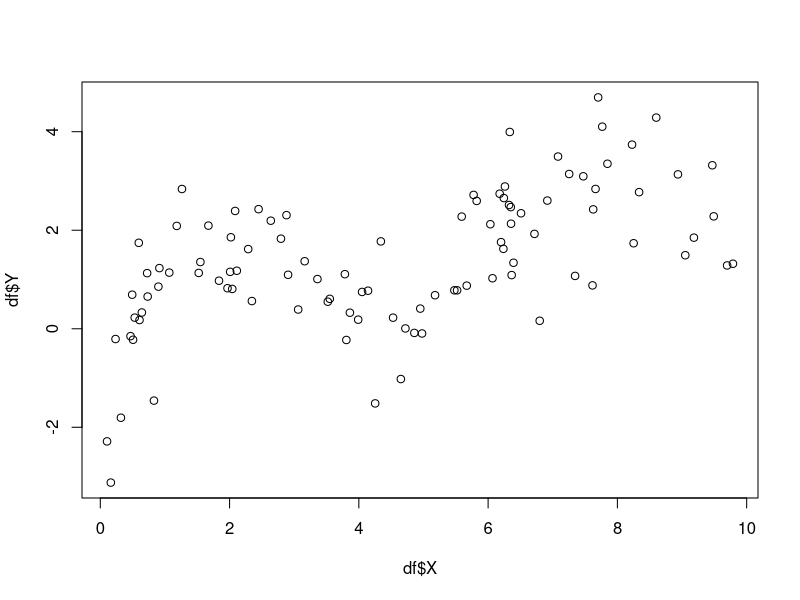
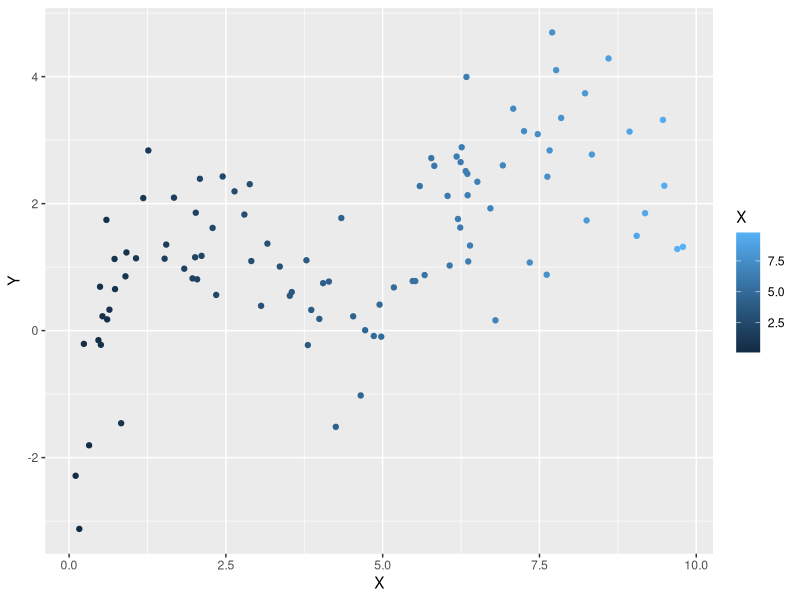
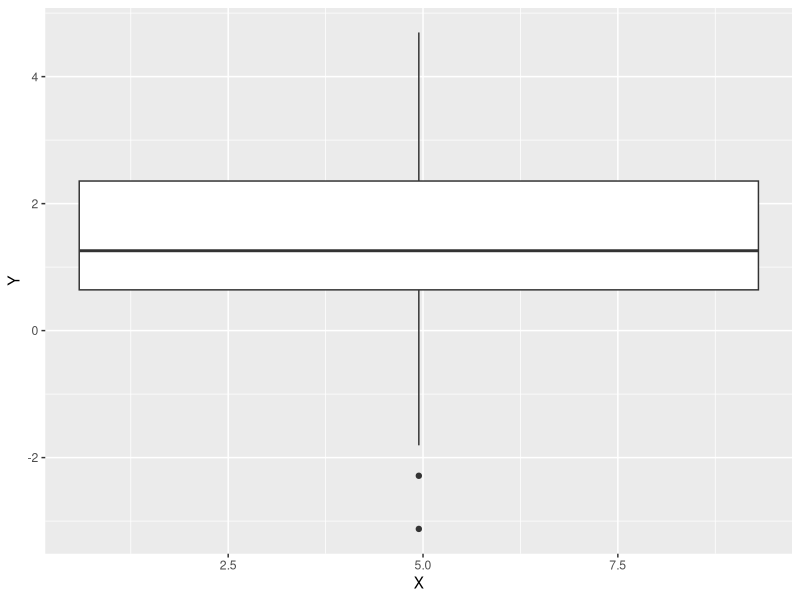
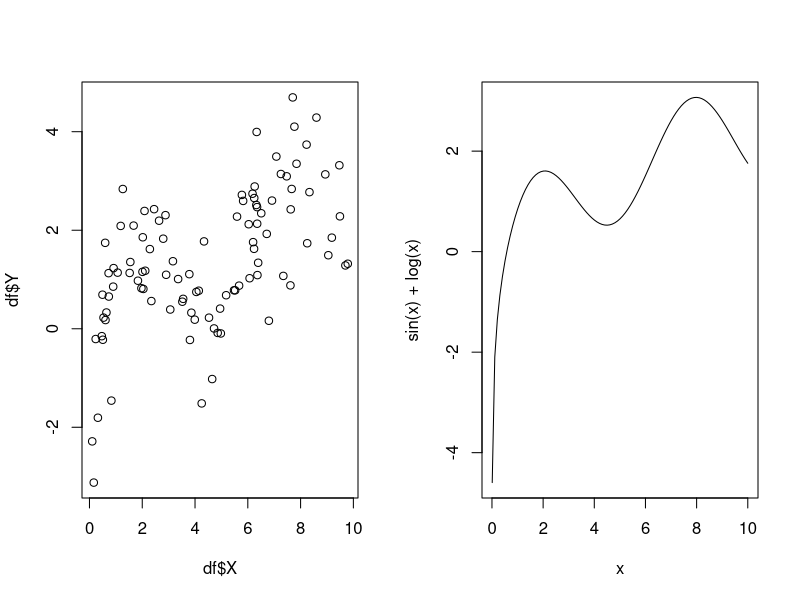

Here is the R script that generated these plots, in order:
# 2  Les k plus proches voisins en régression ----

## 1 ----
realisation <- function(n){
  eps = rnorm(n,mean = 0, sd=1)
  X <- runif(n,0,10)
  Y <- sin(X) + log(X) + eps
  data.frame(X,Y)
}
n= 10
realisation(n)

## 2 ----
library(tidyverse)
df <- realisation(100)

plot(df$X, df$Y)

ggplot(df) +
  geom_point(aes(x= X, y = Y, colour = X))

ggplot(df) +
  geom_boxplot(aes(x=X, y=Y))


## 3--------
par(mfrow = c(1, 2))
plot(df$X, df$Y)
curve(sin(x)+log(x), from=0.01, to=10)

